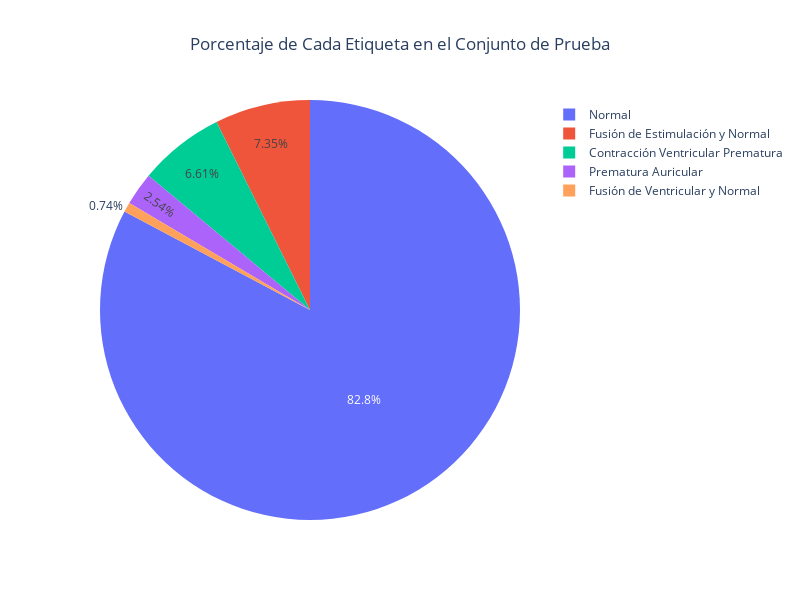

The code cell stored with this chart in its notebook:
### Code cell
# Conteo de etiquetas en el conjunto de prueba
value_counts_test = pd.Series(y_test).value_counts().sort_index()           # Obtener conteo de cada clase
value_counts_test.index = value_counts_test.index.map(labels)               # Renombrar índices con etiquetas legibles

# Gráfica de pastel 
pie_fig_test = px.pie(
    names=value_counts_test.index,
    values=value_counts_test.values,
    title="Porcentaje de Cada Etiqueta en el Conjunto de Prueba"
)

pie_fig_test.update_layout(title_x=0.5, width=800, height=600)              # Configuración de diseño

print("\nDistribución en el conjunto de prueba")
print("---------------------------------------------") 
print(pd.Series(y_test).value_counts().sort_index())
print("---------------------------------------------") 
pie_fig_test.show()                                                         # Mostrar gráfica

### Figure 1 — Plotly figure (JSON) as saved in the notebook; plotly's stock layout.template omitted (floating-point values rounded to 4 significant figures)
{"data": [{"domain": {"x": [0, 1], "y": [0, 1]}, "hovertemplate": "label=%{label}<br>value=%{value}<extra></extra>", "labels": ["Normal", "Prematura Auricular", "Contracción Ventricular Prematura", "Fusión de Ventricular y Normal", "Fusión de Estimulación y Normal"], "legendgroup": "", "name": "", "showlegend": true, "type": "pie", "values": [18118, 556, 1448, 162, 1608]}], "layout": {"height": 600, "legend": {"tracegroupgap": 0}, "title": {"text": "Porcentaje de Cada Etiqueta en el Conjunto de Prueba", "x": 0.5}, "width": 800}}
